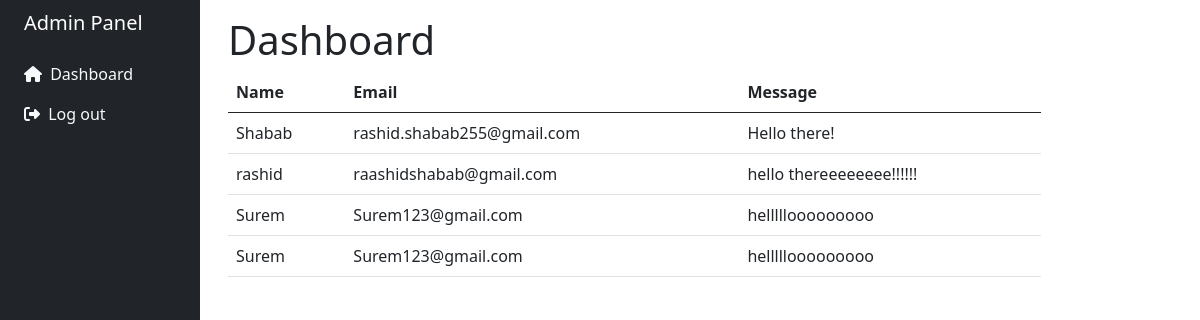
The app's page /admin.php with its own data.
### tables this page shows
CREATE TABLE `contactus` (
  `name` varchar(30) NOT NULL,
  `email` varchar(30) NOT NULL,
  `message` varchar(500) NOT NULL
);

### admin.php (the view, shortened to what this page needs)
<!DOCTYPE html>
<html lang="en">
<head>
    <link
      href="https://cdn.jsdelivr.net/npm/bootstrap@5.0.2/dist/css/bootstrap.min.css"
      rel="stylesheet"
    />
</head>
<body>
    <div class="container-fluid">
        <div class="row flex-nowrap">
        <nav class="col-auto col-md-3 col-xl-2 px-sm-2 px-0 bg-dark">
            <div class="d-flex flex-column align-items-center align-items-sm-start px-3 pt-2 text-white min-vh-100">
                <a href="/" class="d-flex align-items-center pb-3 mb-md-0 me-md-auto text-white text-decoration-none">
                    <span class="fs-5 d-none d-sm-inline">Admin Panel</span>
                </a>
                <ul class="nav nav-pills flex-column mb-sm-auto mb-0 align-items-center align-items-sm-start" id="menu">
                    <li class="nav-item">
                        <a href="#" class="nav-link align-middle px-0 text-light">
                            <i class="fa-solid fa-house"></i> <span class="ms-1 d-none d-sm-inline">Dashboard</span>
                        </a>
                    </li>
                    <li class="nav-item">
                        <a href="login.php" class="nav-link align-middle px-0 text-light">
                            <i class="fa-solid fa-right-from-bracket"></i> <span class="ms-1 d-none d-sm-inline">Log out</span>
                        </a>
                    </li>
                </ul>
            </div>
        </nav>
        <main class="col py-3 ">
            <div class="col-md-9 col-lg-10 main-content ms-3">
                <h1>Dashboard</h1>
                <table class="table">
                <thead>
                 <tr>
                    <th>Name</th>
                    <th>Email</th>
                    <th>Message</th>
                </tr>
                </thead>
                <tbody>
                    <?php
                 include 'connection.php';
                $sql = "SELECT * FROM contactus";
                $result=$con->query($sql);
                if($result->num_rows >0){
                    while($row = $result->fetch_assoc()){
                        echo "</td><td data-label='Name'>". $row["name"]."</td><td data-label='Email'>". $row["email"]."</td><td data-label='Message'>". $row["message"]."</td><tr>";
                    }
                }else{
                    echo "no result";
                }
            ?>
                </tbody>
                </table>
            </div>
        </main>
    </div>
</div>
</body>
</html>

### records on screen
contactus: name "Shabab", email "rashid.shabab255@gmail.com", message "Hello there!"
contactus: name "rashid", email "raashidshabab@gmail.com", message "hello thereeeeeeee!!!!!!"
contactus: name "Surem", email "Surem123@gmail.com", message "helllllooooooooo"
contactus: name "Surem", email "Surem123@gmail.com", message "helllllooooooooo"
